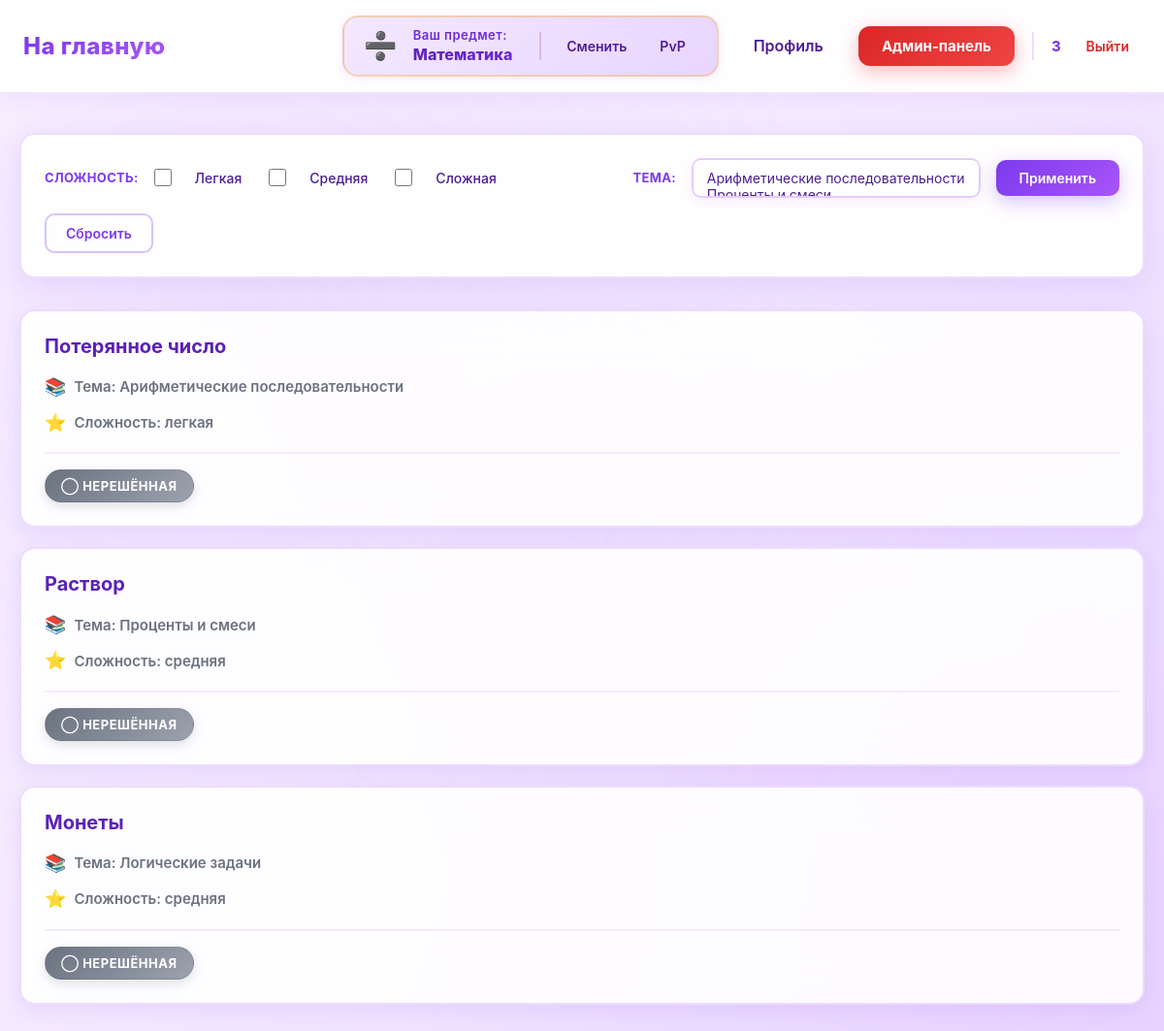
The app's page /математика/ (signed in), older data.
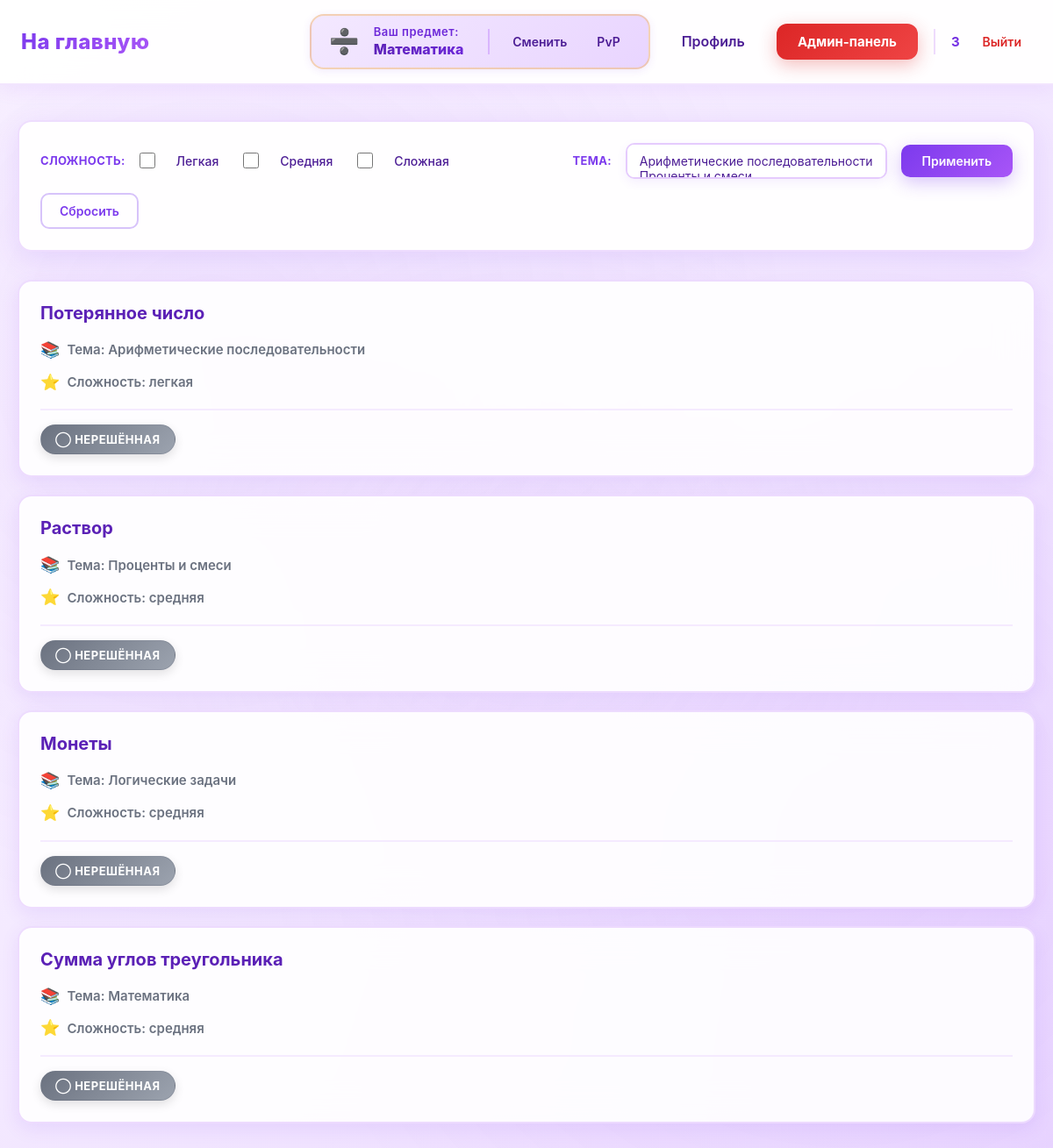
The same page, newer data.
### data/users.py (models this page shows, shortened)
class User(SqlAlchemyBase, UserMixin):
    __tablename__ = 'users'
    id = sqlalchemy.Column(sqlalchemy.Integer,
                           primary_key=True, autoincrement=True)
    name = sqlalchemy.Column(sqlalchemy.String, nullable=True)
    email = sqlalchemy.Column(sqlalchemy.String,
                              index=True, unique=True, nullable=True)
    hashed_password = sqlalchemy.Column(sqlalchemy.String, nullable=True)
    elo_rating = sqlalchemy.Column(sqlalchemy.Float, default=1000)
    admin = sqlalchemy.Column(sqlalchemy.Boolean, default=0)
    ban = sqlalchemy.Column(sqlalchemy.Boolean, default=0)
    created_date = sqlalchemy.Column(sqlalchemy.DateTime,
                                     default=datetime.datetime.now)
    submissions = orm.relationship("Submissions", back_populates="user")

### data/tasks.py (models this page shows)
class Tasks(SqlAlchemyBase):
    __tablename__ = 'tasks'
    id = sqlalchemy.Column(sqlalchemy.Integer,
                           primary_key=True, autoincrement=True)
    subject = sqlalchemy.Column(sqlalchemy.Text, nullable=True)
    title = sqlalchemy.Column(sqlalchemy.Text, nullable=True)
    statement = sqlalchemy.Column(sqlalchemy.Text, nullable=True)
    input_format = sqlalchemy.Column(sqlalchemy.Text, nullable=True)
    output_format = sqlalchemy.Column(sqlalchemy.Text, nullable=True)
    memory_limit = sqlalchemy.Column(sqlalchemy.Integer, nullable=True)
    time_limit = sqlalchemy.Column(sqlalchemy.Integer, nullable=True)
    difficulty = sqlalchemy.Column(sqlalchemy.Text, nullable=True)
    created_at = sqlalchemy.Column(sqlalchemy.DateTime,
                                     default=datetime.datetime.now)
    task_tests = orm.relationship("TaskTest", back_populates='tasks')
    submissions = orm.relationship("Submissions", back_populates="tasks")
    theme = sqlalchemy.Column(sqlalchemy.Text, nullable=True)

### main.py (the view)
@app.route("/<subject>/")
@login_required
@user_ban
def index(subject=None):
    if subject not in subjects:
        abort(404)
    session['subject'] = subject
    if request.path == '/' or 'subject' in request.path:
        return redirect('/subject/choice')
    db_sess = db_session.create_session()
    sort_by = request.args.get('sort_by')
    difficulties = db_sess.query(Tasks.difficulty).filter(Tasks.subject == subject).distinct().all()
    difficulties = [d[0] for d in difficulties if d[0]]
    themes = db_sess.query(Tasks.theme).filter(Tasks.subject == subject).distinct().all()
    themes = [t[0] for t in themes if t[0]]
    selected_difficulties = request.args.getlist('difficulty')
    selected_themes = request.args.getlist('theme')
    query = db_sess.query(Tasks).filter(Tasks.subject == subject)
    if selected_difficulties:
        query = query.filter(Tasks.difficulty.in_(selected_difficulties))
    if selected_themes:
        query = query.filter(Tasks.theme.in_(selected_themes))
    if sort_by == 'difficulty':
        tasks = query.order_by(Tasks.difficulty).all()
    elif sort_by == 'theme':
        tasks = query.all()
    else:
        tasks = query.all()
    submissions = db_sess.query(Submissions)
    return render_template('tasks.html', tasks=tasks, subject=subject,
                           difficulties=difficulties, themes=themes, selected_difficulties=selected_difficulties,
                           selected_themes=selected_themes, sort_by=sort_by, Submissions=Submissions, submissions=submissions)

### data/db_session.py (called while the page is built)
def create_session() -> Session:
    global __factory
    return __factory()

### main.py (called while the page is built)
@login_manager.user_loader
def load_user(user_id):
    db_sess = db_session.create_session()
    return db_sess.get(User, user_id)

def user_ban(func):
    @wraps(func)
    def wrapper(*args, **kwargs):
        if current_user.ban:
            abort(403)
        return func(*args, **kwargs)
    return wrapper

### templates/tasks.html (shortened to what this page needs)
{% extends "base.html" %}
{% block styles %}
<link rel="stylesheet" href="{{ url_for('static', filename='tasks.css') }}">
{% endblock %}
{% block content %}
<form method="get">
    <h3>Сложность:</h3>
    {% for difficulty in ['Легкая', 'Средняя', 'Сложная'] %}
    <input type="checkbox" name="difficulty" value="{{ difficulty }}"
           id="diff_{{ loop.index }}" {% if difficulty in selected_difficulties %}checked{% endif %}>
    <label for="diff_{{ loop.index }}">{{ difficulty }}</label>
    {% endfor %}
    <h3 style="margin-left: auto;">Тема:</h3>
    <select name="theme" multiple size="1">
    {% for theme in themes %}
    <option value="{{ theme }}"
            {% if theme in selected_themes %}selected{% endif %}>
    </option>
    {% endfor %}
    </select>
    <input type="submit" value="Применить">
    <a href="/{{ subject }}/">Сбросить</a>
</form>
{% if tasks %}
    {% for task in tasks %}
    <div class="col-md-6 border rounded" style="margin-bottom: 20px;">
        <li>
          <a href="{{ url_for('training', subject=subject, task_id=task.id) }}">
            {{ task.title }}
          </a>
        </li>
        <p>Тема: {{ task.theme or 'Не указана' }}</p>
        <p>Сложность: {{ task.difficulty or 'Не указана' }}</p>
        <div class="task-meta">
            {% if submissions.filter(Submissions.task_id == task.id).filter(Submissions.verdict == 'OK').all() != [] %}
            <span class="status-badge badge-success">✓ Решено верно</span>
            {% elif submissions.filter(Submissions.task_id == task.id).all() != [] %}
            <span class="status-badge badge-danger">✗ Решено неверно</span>
            {% else %}
            <span class="status-badge badge-default">◯ Нерешённая</span>
            {% endif %}
        </div>
    </div>
    {% endfor %}
{% else %}
    <p>Задачи отсутствуют.</p>
{% endif %}
{% endblock %}

### templates/base.html (shortened to what this page needs)
<!doctype html>
<html lang="ru">
<head>
    <link rel="stylesheet" href="{{ url_for('static', filename='base.css') }}">
    {% block styles %}{% endblock %}
</head>
<body>
<header class="site-header">
    <nav class="navbar">
        <div class="nav-left">
            {% if session.get('subject') and session.get('subject') != 'subject' %}
            <a class="logo" href="/{{ session.get('subject') }}/">На главную</a>
            {% else %}
            <a class="logo" href="/">На главную</a>
            {% endif %}
        </div>
        <div class="nav-right">
            {% if current_user.is_authenticated %}
                {% if subject != 'subject' and subject != None %}
                <div class="subject-info" data-subject="{{ subject }}">
                    <div class="subject-icon"></div>
                    <div class="subject-info-content">
                        <div class="subject-label">Ваш предмет:</div>
                        <div class="subject-name">{{ subject|capitalize }}</div>
                    </div>
                    <div class="subject-actions">
                        <a class="nav-link" href="/subject/choice">Сменить</a>
                        <a class="nav-link" href="/{{ subject }}/pvp">PvP</a>
                    </div>
                </div>
                {% endif %}
                <a class="nav-link" href="/profile">Профиль</a>
                {% if current_user.admin %}
                    <a class="btn btn-admin" href="/admin">Админ-панель</a>
                {% endif %}
                <div class="user-menu">
                    <span class="username">{{ current_user.name }}</span>
                    <a class="logout" href="/logout">Выйти</a>
                </div>
            {% else %}
                <a class="btn btn-outline" href="/login">Войти</a>
                <a class="btn btn-primary" href="/register">Регистрация</a>
            {% endif %}
        </div>
    </nav>
</header>
<main class="page-content">
    {% block content %}{% endblock %}
</main>
</body>
</html>

### static/tasks.css (style rules this page uses)
form { background: rgba(255, 255, 255, 0.95); backdrop-filter: blur(20px); border: 2px solid rgba(168, 85, 247, 0.2); border-radius: 16px; padding: 24px; margin-bottom: 32px; box-shadow: 0 8px 32px rgba(124, 58, 237, 0.12); animation: fadeIn 0.5s ease-out 0.1s backwards; transition: all 0.3s ease; display: flex; flex-wrap: wrap; align-items: center; gap: 16px; }
form h3 { font-size: 13px; font-weight: 700; text-transform: uppercase; letter-spacing: 0.3px; color: #7c3aed; margin: 0; padding: 0; white-space: nowrap; }
input[type="checkbox"] { width: 18px; height: 18px; cursor: pointer; accent-color: #7c3aed; margin-right: 8px; transition: all 0.2s ease; }
form label { font-size: 14px; font-weight: 500; color: #4c1d95; cursor: pointer; transition: color 0.2s ease; margin-right: 12px; display: inline; }
select { padding: 10px 14px; border: 2px solid rgba(168, 85, 247, 0.3); border-radius: 10px; background: #ffffff; color: #4c1d95; font-size: 14px; font-weight: 500; cursor: pointer; transition: all 0.3s ease; box-shadow: 0 4px 12px rgba(124, 58, 237, 0.08); min-width: 160px; }
form input[type="submit"] { background: linear-gradient(135deg, #7c3aed, #a855f7); color: #ffffff !important; font-size: 14px; font-weight: 600; padding: 10px 24px; border: none; border-radius: 10px; cursor: pointer; box-shadow: 0 6px 20px rgba(124, 58, 237, 0.3); transition: all 0.3s ease; position: relative; overflow: hidden; }
form input[type="submit"]::before { content: ''; position: absolute; top: 50%; left: 50%; width: 0; height: 0; border-radius: 50%; background: rgba(255, 255, 255, 0.2); transform: translate(-50%, -50%); transition: width 0.6s ease, height 0.6s ease; }
form a { color: #7c3aed; text-decoration: none; font-weight: 600; font-size: 14px; padding: 10px 20px; border: 2px solid rgba(124, 58, 237, 0.3); border-radius: 10px; transition: all 0.3s ease; }
.col-md-6 { background: rgba(255, 255, 255, 0.9); backdrop-filter: blur(20px); border: 2px solid rgba(168, 85, 247, 0.2) !important; border-radius: 16px !important; padding: 24px; margin-bottom: 20px; box-shadow: 0 6px 20px rgba(124, 58, 237, 0.1); transition: all 0.3s ease; list-style: none; }
.col-md-6 li { list-style: none; margin: 0 0 16px 0; padding: 0; }
.col-md-6 li a { font-size: 20px; font-weight: 700; color: #5b21b6; text-decoration: none; transition: all 0.2s ease; display: inline-block; }
.col-md-6 p { color: #6b7280; font-size: 15px; font-weight: 600; margin: 8px 0; display: flex; align-items: center; gap: 8px; }
.col-md-6 p:first-of-type::before { content: '📚'; font-size: 18px; }
.col-md-6 p:last-of-type::before { content: '⭐'; font-size: 18px; }
form { animation: fadeIn 0.4s ease-out; }
.col-md-6 { animation: fadeIn 0.5s ease-out; }
.col-md-6:nth-child(2) { animation-delay: 0.1s; }
.col-md-6:nth-child(3) { animation-delay: 0.15s; }
.col-md-6:nth-child(4) { animation-delay: 0.2s; }
.col-md-6:nth-child(5) { animation-delay: 0.25s; }
.page-content { display: grid; grid-template-columns: 1fr; gap: 0; }
.page-content h1, .page-content form { grid-column: 1; }
@media (min-width: 768px) { .page-content { display: block; } }
.col-md-6 p:last-of-type { position: relative; }
.task-meta { margin-top: 16px; padding-top: 16px; border-top: 2px solid rgba(168, 85, 247, 0.1); }
.status-badge { display: inline-block; padding: 8px 16px; border-radius: 20px; font-size: 13px; font-weight: 700; text-transform: uppercase; letter-spacing: 0.5px; transition: all 0.3s ease; box-shadow: 0 4px 12px rgba(0, 0, 0, 0.12); }
.badge-default { background: linear-gradient(135deg, #6b7280, #9ca3af); color: #ffffff; border: 1px solid rgba(107, 114, 128, 0.3); }

Row changes from the older to the newer data that the page shows:
added Tasks: title "Сумма углов треугольника", theme "Математика", difficulty "средняя", shows "◯ НЕРЕШЁННАЯ"
